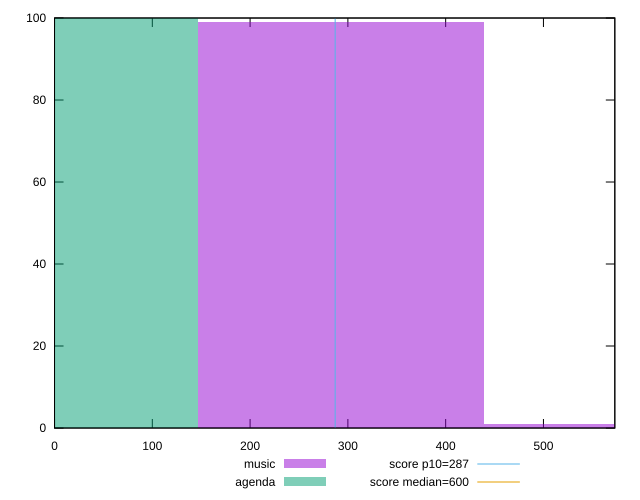

This figure's gnuplot source:
reset

$music <<EOF
585.3945806831755 1
292.69729034158775 99
EOF

$agenda <<EOF
0 100
EOF

set key outside below
set boxwidth 292.69729034158775
set xrange [0:573]
set yrange [0:100]
set trange [0:100]
set style fill transparent solid 0.5 noborder

set parametric
set terminal svg size 640, 500 enhanced background rgb 'white'
set output "reports/report_00031_2021-02-24T23-18-18.084Z/total-blocking-time/comparison/histogram/0_vs_1.svg"

plot $music title "music" with boxes, \
     $agenda title "agenda" with boxes, \
     287,t title "score p10=287", \
     600,t title "score median=600"

reset
